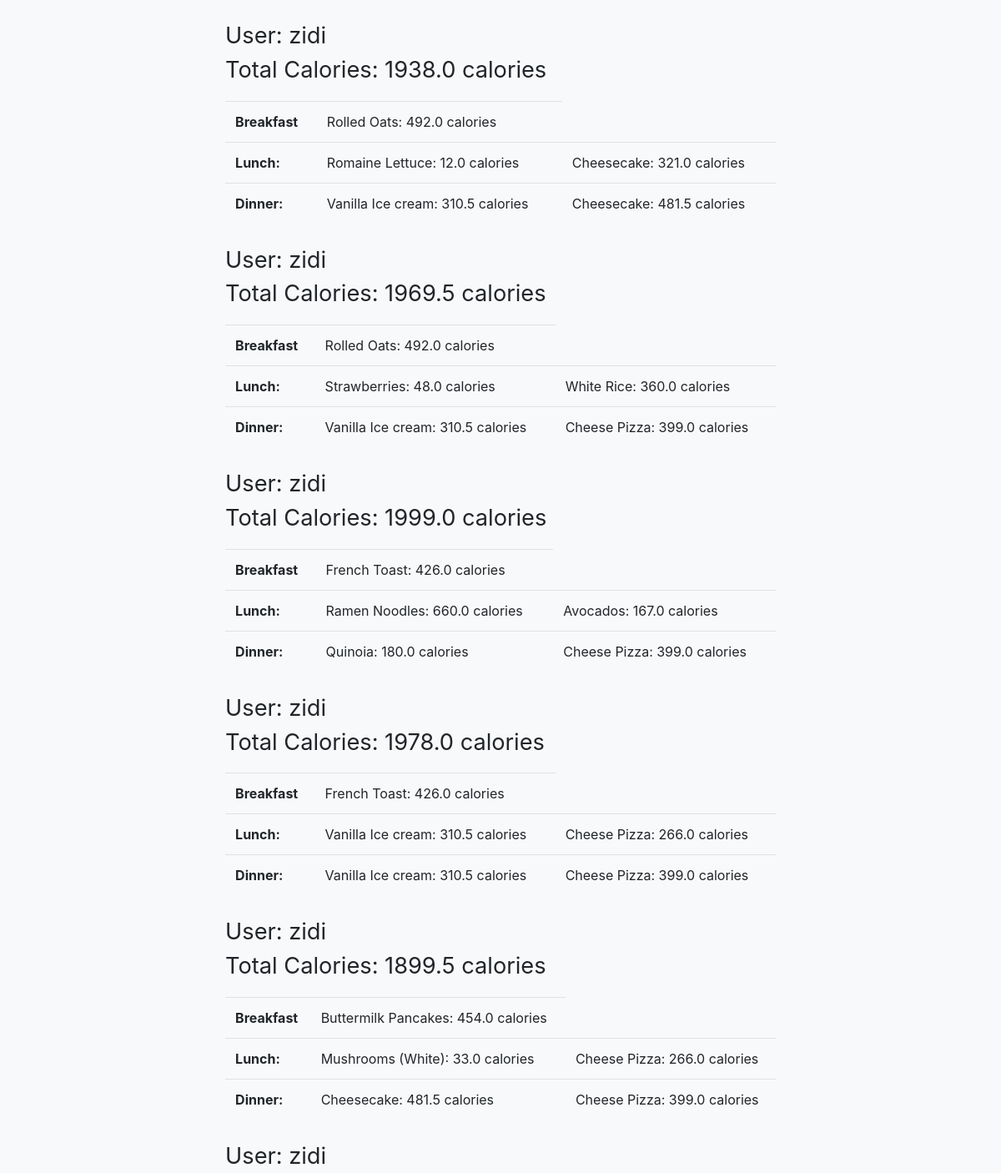
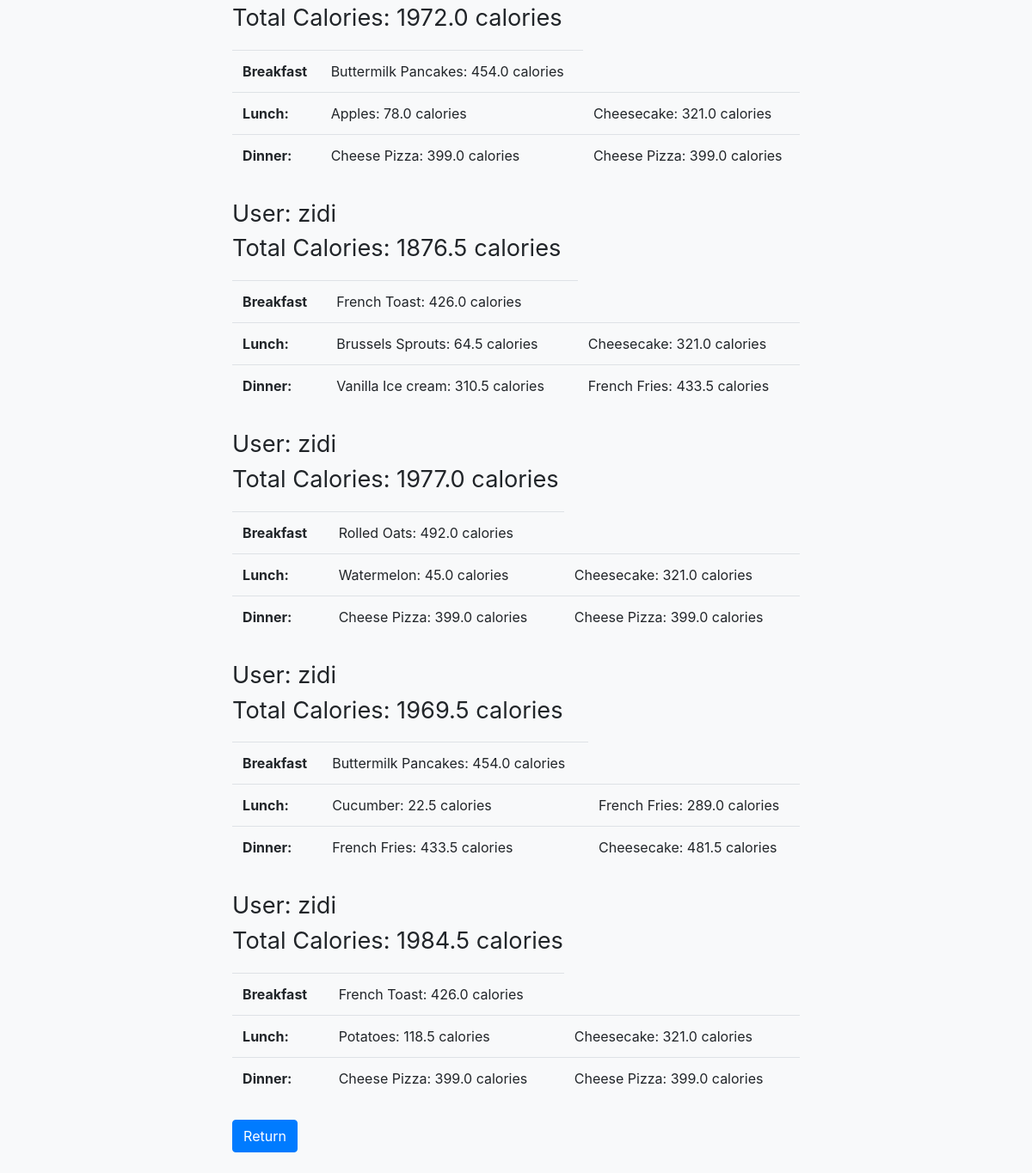
The app's page /recipe/past/ (signed in, lower part), older data (2 pictures, top to bottom).
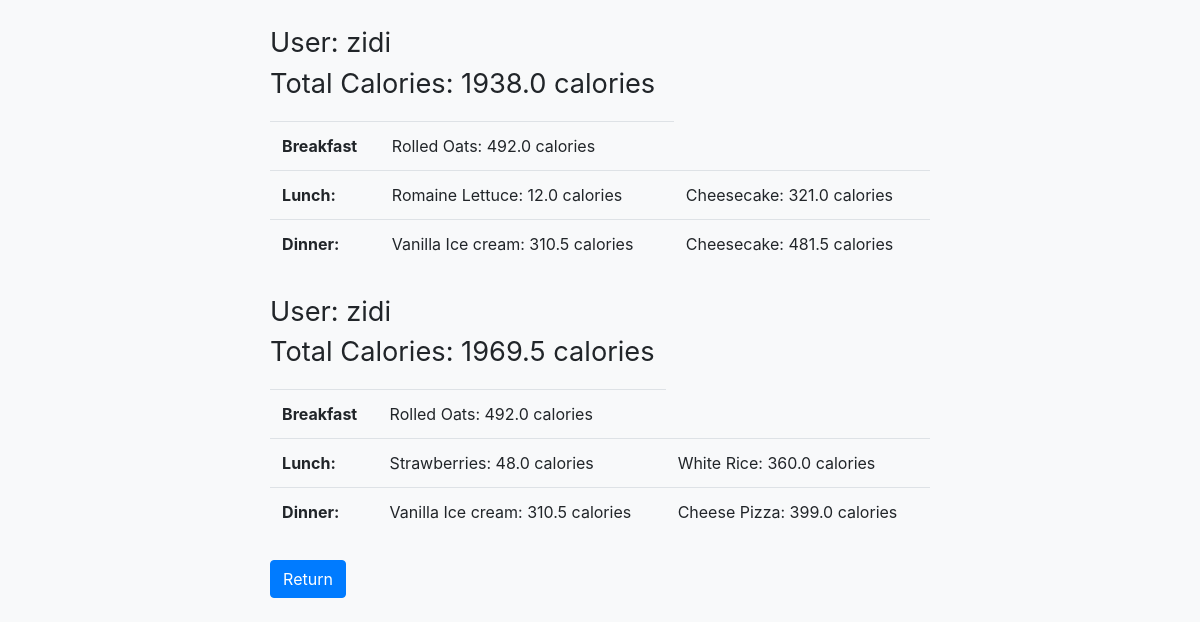
The same page, newer data.
### main/models.py (models this page shows, shortened)
class recipeTable(models.Model):
    user = models.CharField(max_length = 50, default = '')
    totalCal = models.FloatField(default = 0)
    foodItem1 = models.CharField(max_length=125, null=True)
    cal1 = models.FloatField(default=0)
    foodItem2 = models.CharField(max_length=125, null=True)
    cal2 = models.FloatField(default=0)
    foodItem3 = models.CharField(max_length=125, null=True)
    cal3 = models.FloatField(default=0)
    foodItem4 = models.CharField(max_length=125, null=True)
    cal4 = models.FloatField(default=0)
    foodItem5 = models.CharField(max_length=125, null=True)
    cal5 = models.FloatField(default=0)
    class Meta:
        indexes = [
           models.Index(fields=['user']),
        ]

### main/views.py (the view)
# urls.py: path('recipe/past/', pastRecipe),
def pastRecipe(request):
   currentUser = request.user
   personId = currentUser.username
   recipeInfo = recipeTable.objects.raw('SELECT * FROM main_recipeTable WHERE user = %s ORDER BY id', [personId])
   return render(request, 'past_recipe.html', {'recipeInfo' : recipeInfo})

### templates/past_recipe.html (shortened to what this page needs)
<!doctype html>
<html lang="en">
    <head>
        <link rel="stylesheet" href="https://stackpath.bootstrapcdn.com/bootstrap/4.5.0/css/bootstrap.min.css">
    </head>
    <body class="bg-light">
        <div class="container">
            <div class="row">
              <div class="mt-4 mb-4 mx-auto" style="text-align:Left;">
                    {% for info in recipeInfo %}
                    <p style="font-size:170%;">User: {{info.user}} <br> Total Calories: {{info.totalCal}} calories</p>
                    <div class="mb-4">
                        <table class="table">
                            <tbody>
                            <tr>
                                <th scope="row">Breakfast</th>
                                <td>{{info.foodItem1}}: {{info.cal1}} calories</td>
                            </tr>
                            <tr>
                                <th scope="row">Lunch: </th>
                                <td>{{info.foodItem2}}: {{info.cal2}} calories</td>
                                <td>{{info.foodItem3}}: {{info.cal3}} calories</td>
                            </tr>
                            <tr>
                                <th scope="row">Dinner: </th>
                                <td>{{info.foodItem4}}: {{info.cal4}} calories</td>
                                <td>{{info.foodItem5}}: {{info.cal5}} calories</td>
                                </tr>
                            </tbody>
                        </table>
                    </div>
                    {% endfor %}
                    <form action = "/recipe/" methond = "Post">{% csrf_token %}
                        <button type="submit" class="btn btn-primary">Return</button>
                    </form>
                </body>
</html>

Row changes from the older to the newer data that the page shows:
removed recipeTable: user "zidi", totalCal "1999.0", foodItem1 "French Toast", cal1 "426.0", foodItem2 "Ramen Noodles", cal2 "660.0", foodItem3 "Avocados", cal3 "167.0", foodItem4 "Quinoia", cal4 "180.0", foodItem5 "Cheese Pizza", cal5 "399.0"
removed recipeTable: user "zidi", totalCal "1978.0", foodItem1 "French Toast", cal1 "426.0", foodItem2 "Vanilla Ice cream", cal2 "310.5", foodItem3 "Cheese Pizza", cal3 "266.0", foodItem4 "Vanilla Ice cream", cal4 "310.5", foodItem5 "Cheese Pizza", cal5 "399.0"
removed recipeTable: user "zidi", totalCal "1899.5", foodItem1 "Buttermilk Pancakes", cal1 "454.0", foodItem2 "Mushrooms (White)", cal2 "33.0", foodItem3 "Cheese Pizza", cal3 "266.0", foodItem4 "Cheesecake", cal4 "481.5", foodItem5 "Cheese Pizza", cal5 "399.0"
removed recipeTable: user "zidi", totalCal "1972.0", foodItem1 "Buttermilk Pancakes", cal1 "454.0", foodItem2 "Apples", cal2 "78.0", foodItem3 "Cheesecake", cal3 "321.0", foodItem4 "Cheese Pizza", cal4 "399.0", foodItem5 "Cheese Pizza", cal5 "399.0"
removed recipeTable: user "zidi", totalCal "1876.5", foodItem1 "French Toast", cal1 "426.0", foodItem2 "Brussels Sprouts", cal2 "64.5", foodItem3 "Cheesecake", cal3 "321.0", foodItem4 "Vanilla Ice cream", cal4 "310.5", foodItem5 "French Fries", cal5 "433.5"
removed recipeTable: user "zidi", totalCal "1977.0", foodItem1 "Rolled Oats", cal1 "492.0", foodItem2 "Watermelon", cal2 "45.0", foodItem3 "Cheesecake", cal3 "321.0", foodItem4 "Cheese Pizza", cal4 "399.0", foodItem5 "Cheese Pizza", cal5 "399.0"
removed recipeTable: user "zidi", totalCal "1969.5", foodItem1 "Buttermilk Pancakes", cal1 "454.0", foodItem2 "Cucumber", cal2 "22.5", foodItem3 "French Fries", cal3 "289.0", foodItem4 "French Fries", cal4 "433.5", foodItem5 "Cheesecake", cal5 "481.5"
removed recipeTable: user "zidi", totalCal "1984.5", foodItem1 "French Toast", cal1 "426.0", foodItem2 "Potatoes", cal2 "118.5", foodItem3 "Cheesecake", cal3 "321.0", foodItem4 "Cheese Pizza", cal4 "399.0", foodItem5 "Cheese Pizza", cal5 "399.0"
